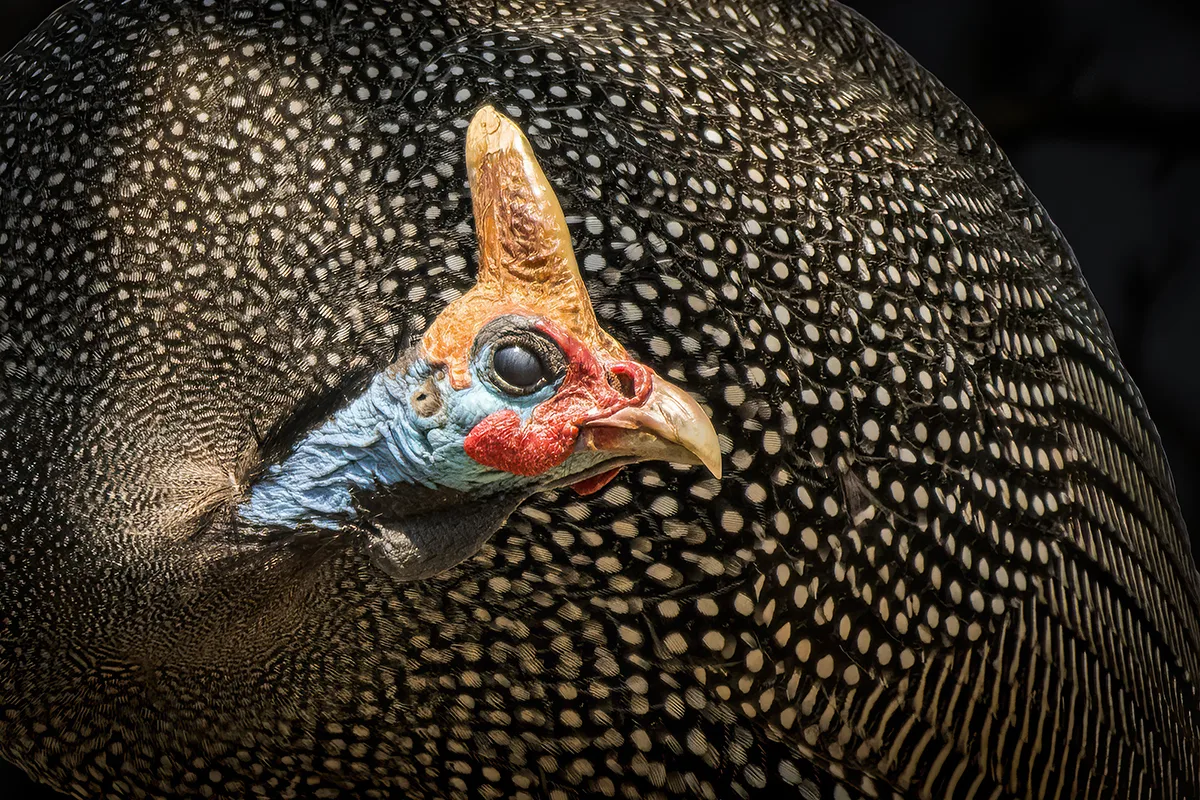
#> input picture images/guine.png, 1200 x 800 px
$ python freq_compress.py
#> lines starting #> are read from the running program, lines starting #| are printed output that depends on the picture
### freq_filter.py
import os
import numpy as np
from numpy.fft import fft2, fftshift, ifft2, ifftshift
from skimage import io, img_as_ubyte

def get_fourier_spectra(image, log = True, shift = True):

    # Aplica a FFT2D
    fft2_transform = fft2(image)

    if shift:
        # Faz o shift para F(0,0) ficar no centro
        fft2_transform = fftshift(fft2_transform)

    # Calcula magnitude e fase
    magnitude = np.abs(fft2_transform)
    phase = np.angle(fft2_transform)

    if log:
        # Aplica o log para possibilitar a visualização
        magnitude = np.log(1 + magnitude)

    return fft2_transform, magnitude, phase,


def reverse_fft(spec):
    """FFT 2-D reversa da centralização (retorna parte real)."""
    return np.real(ifft2(ifftshift(spec)))


# [38 lines left out: functions apply_mask, create_mask, not called in this run]


# [58 lines that do not run on import are left out]

### freq_compress.py
import numpy as np
import os
from freq_filter import get_fourier_spectra, reverse_fft
from skimage import io, img_as_ubyte, color
import matplotlib.pyplot as plt


def compress_image_freq(image, threshold):
    """Compressão no domínio da frequência"""
    # Aplica FFT
    img_transformed, magnitude, _ = get_fourier_spectra(image)
    # Pega a magnitude
    magnitude = np.abs(img_transformed)

    # Zera os coeficientes com magnitude menor que o limiar
    img_transformed[magnitude < threshold] = 0

    # Inverso para voltar pro espaço da imagem
    compressed_img = reverse_fft(img_transformed)

    return compressed_img

def save_histogram(data, filename):
    plt.figure()
    plt.hist(data, bins=256, range=(0, 255), color='black')
    plt.tight_layout()
    plt.savefig(filename, bbox_inches='tight', pad_inches=0)
    plt.close()


if __name__ == '__main__':
    output_dir = './output_t2'
    img_path = './images/guine.png'
    guine = io.imread(img_path)
#> guine is the input picture: shape (800, 1200, 3); mean R, G, B 63, 54.4, 43.2
    gray_guine = color.rgb2gray(guine)
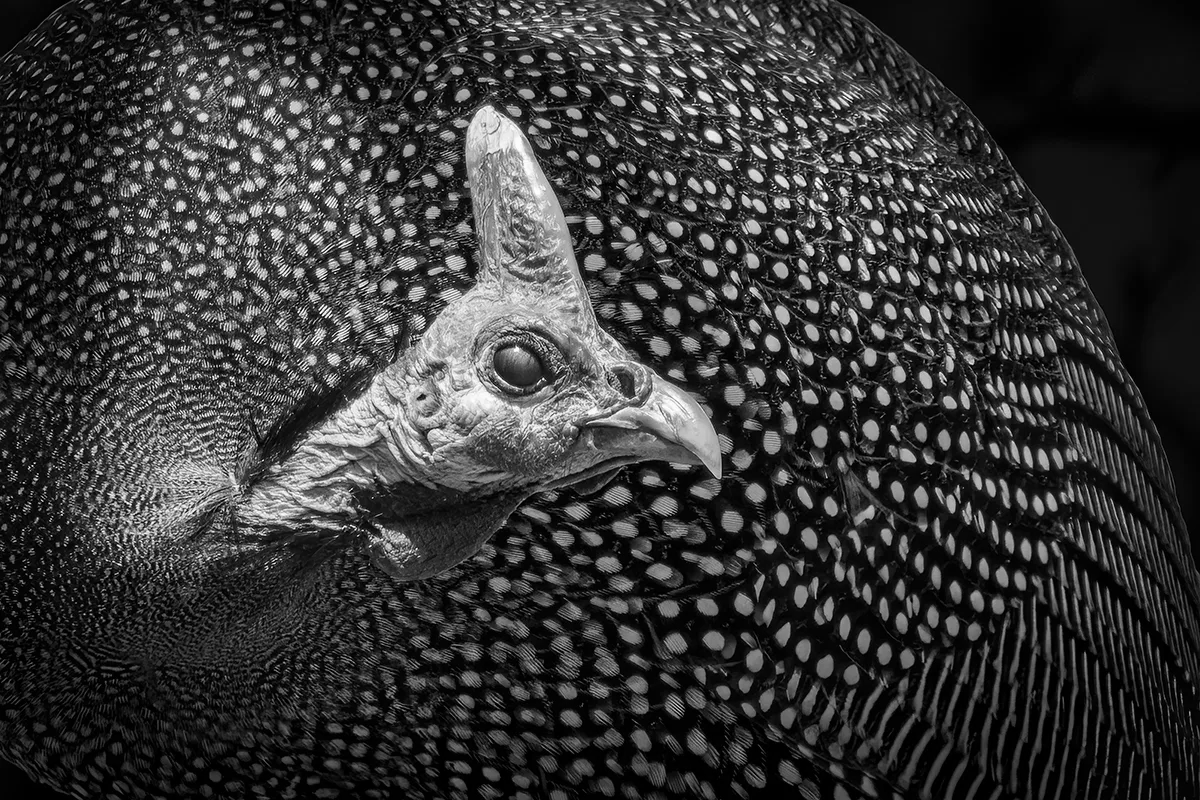
#> gray_guine: shape (800, 1200) float64; min 0, max 1, mean 0.217
    threshold = 1000
    compressed_guine = compress_image_freq(gray_guine, threshold=threshold)
#> in get_fourier_spectra, `phase = np.angle(fft2_transform)`:
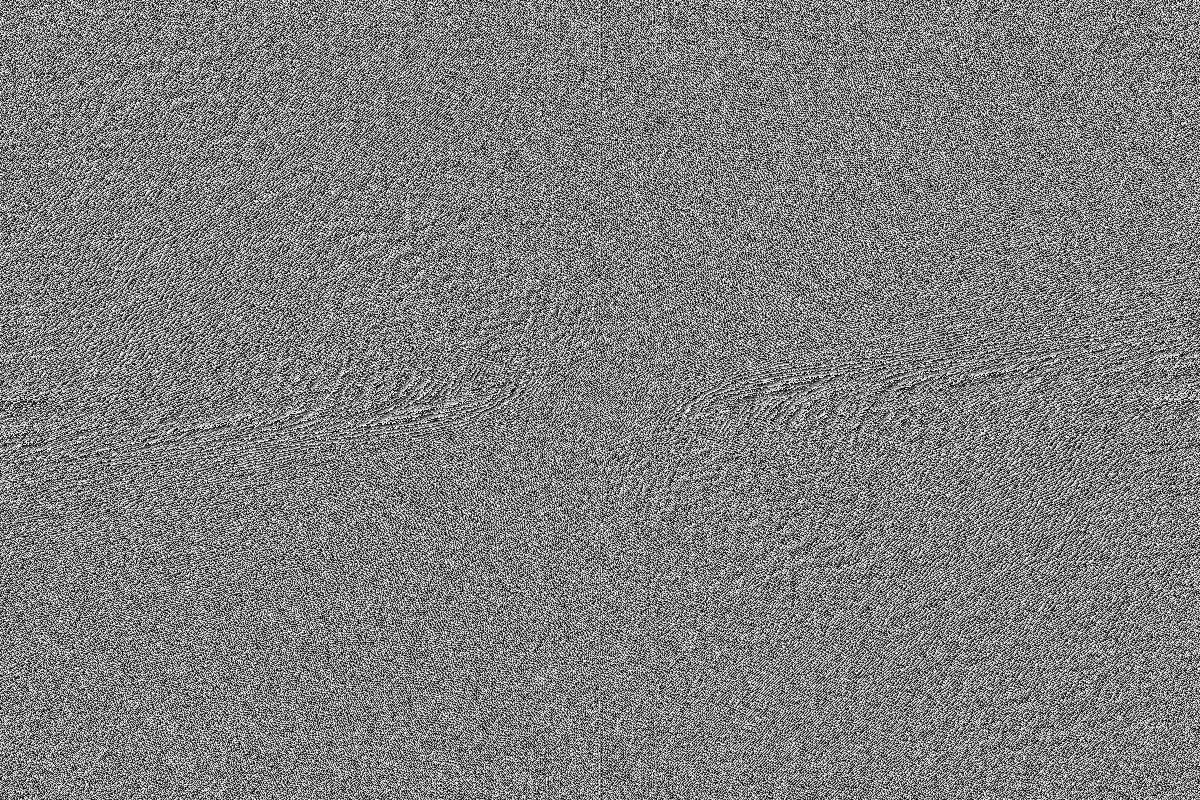
#> phase: shape (800, 1200) float64; min -3.14, max 3.14, mean -7.84e-18; drawn with min black and max white
#> in get_fourier_spectra, `magnitude = np.log(1 + magnitude)`:
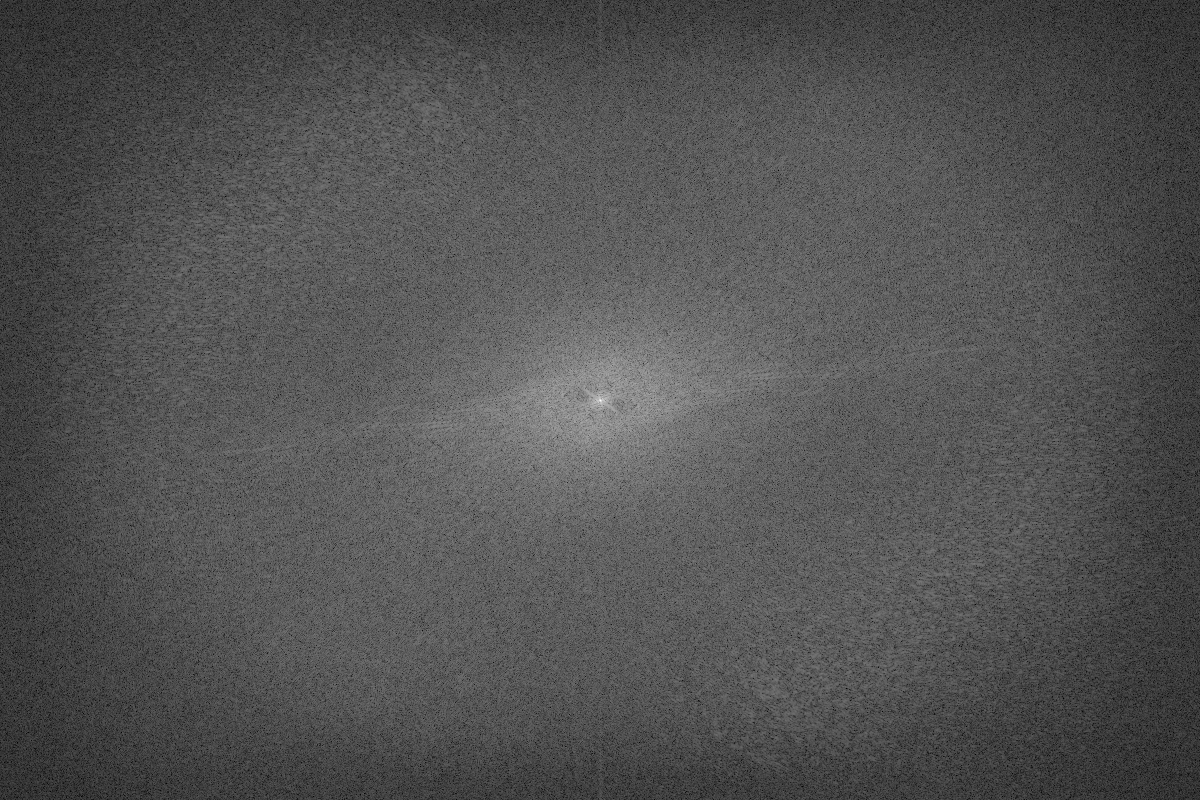
#> magnitude: shape (800, 1200) float64; min 0.0967, max 12.25, mean 4.04; drawn with min black and max white
#> in reverse_fft, `return np.real(ifft2(ifftshift(spec)))`:
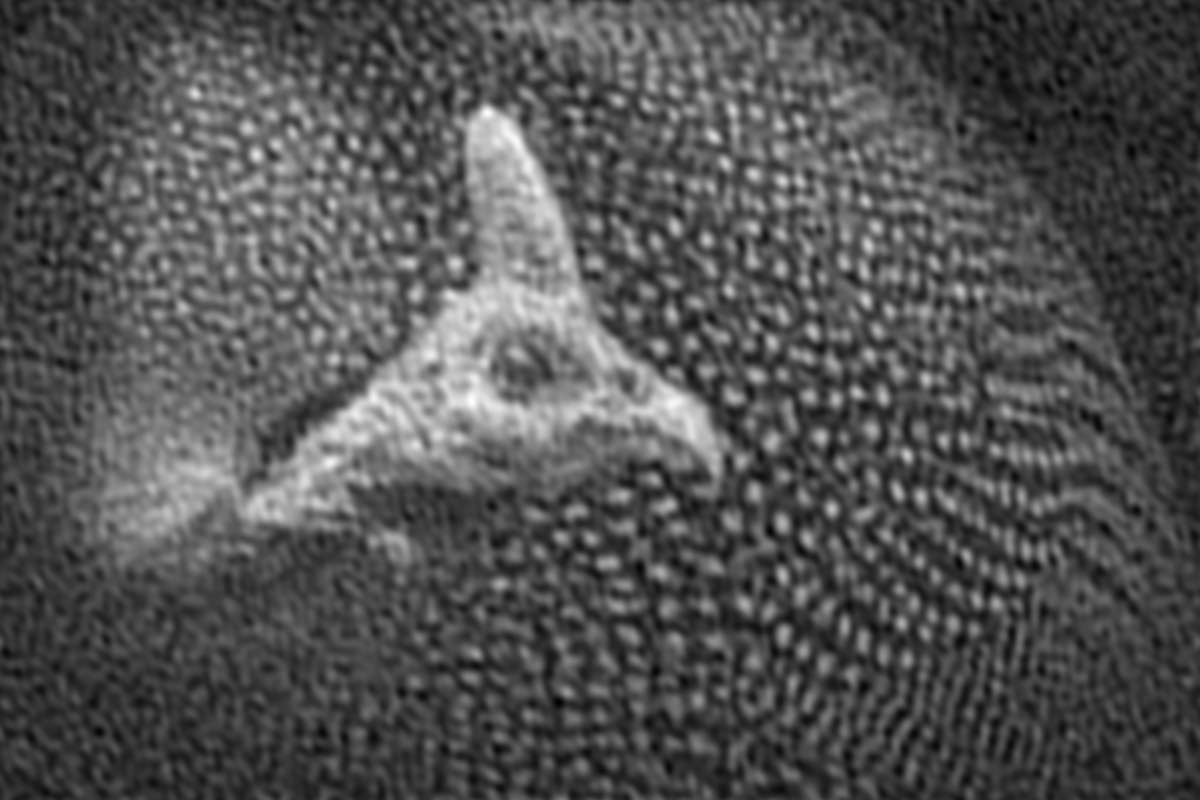
#> returned value: shape (800, 1200) float64; min -0.17, max 1.03, mean 0.217; drawn with min black and max white
    # Normaliza para [0,1]
    compressed_guine = compressed_guine - compressed_guine.min()
    compressed_guine = compressed_guine / compressed_guine.max()

    # Histogramas
    original_histogram = gray_guine.ravel()
    compressed_histogram = compressed_guine.ravel()
    io.imsave(f'{output_dir}/compressed_image_{threshold}.png', img_as_ubyte(compressed_guine))
    # Ajusta a escala para o histograma
    gray_guine = gray_guine * 255
    compressed_guine = compressed_guine * 255
    save_histogram(gray_guine.ravel(), f'{output_dir}/histograma_original.png')
    save_histogram(compressed_guine.ravel(), f'{output_dir}/histograma_comprimido_{threshold}.png')
#> in save_histogram (call 2), `plt.savefig(filename, bbox_inches='tight', pad_inches=0)`:
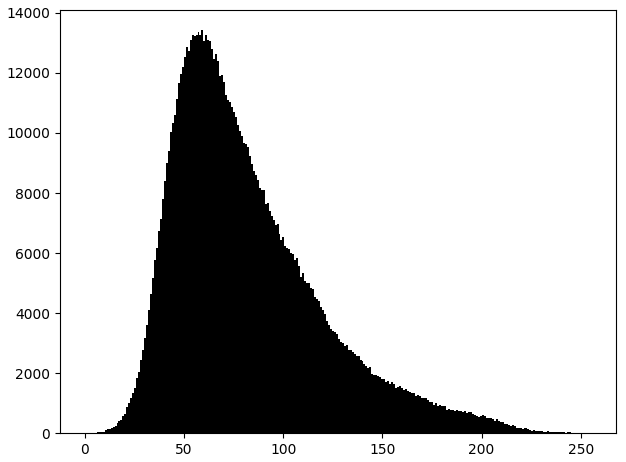
#> figure drawn by matplotlib, 1 panel; tallest bar 13427 high, from x = 58.77 to 59.77

    # Calcula tamanhos
    original_size_kb = os.path.getsize(img_path) / 1024
    compressed_size_kb = os.path.getsize(f'{output_dir}/compressed_image_{threshold}.png') / 1024

    # Calcula compressão percentual
    compression_ratio = 100 * (1 - compressed_size_kb / original_size_kb)
    # Print final
    print(f"Original size: {original_size_kb:.2f} KB")
    print(f"Compressed image size: {compressed_size_kb:.2f} KB")
    print(f"Compression ratio: {compression_ratio:.2f}%")

$ run again, with images/SILVER_Jules-Oldroyd_She-who-dares.png copied over images/guine.png
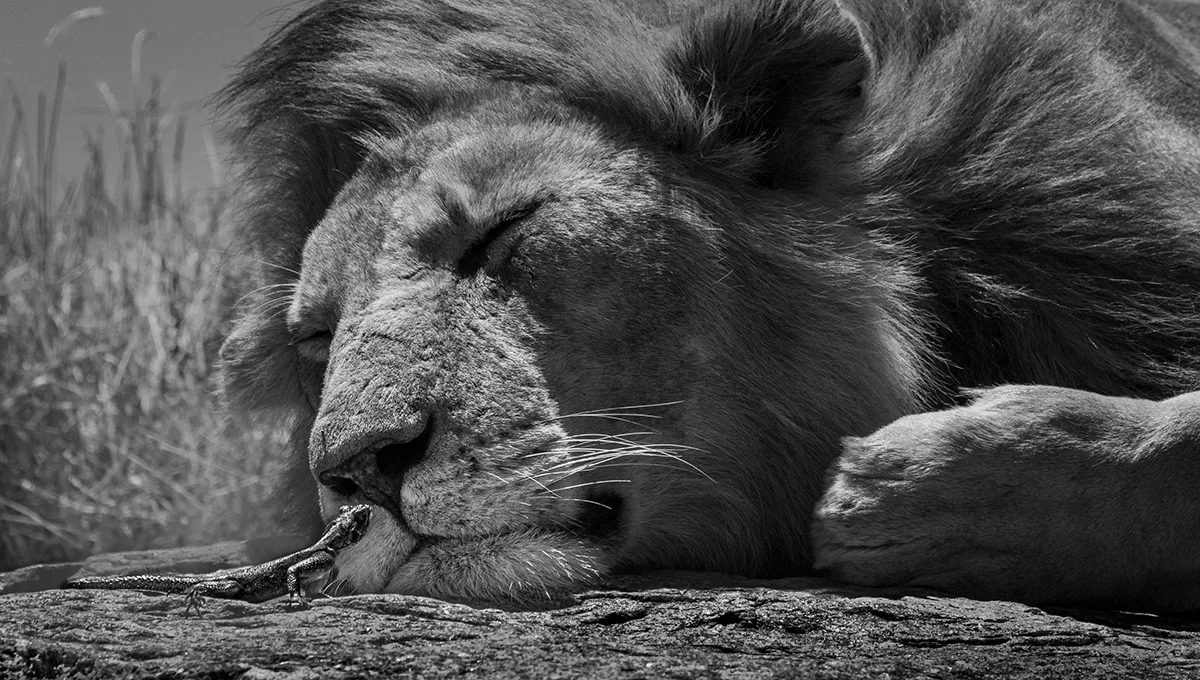
#> input picture images/SILVER_Jules-Oldroyd_She-who-dares.png, 1200 x 680 px
#> guine is the input picture: shape (680, 1200, 3); mean R, G, B 79.2, 79.2, 79.2
#> in get_fourier_spectra, `magnitude = np.log(1 + magnitude)`:
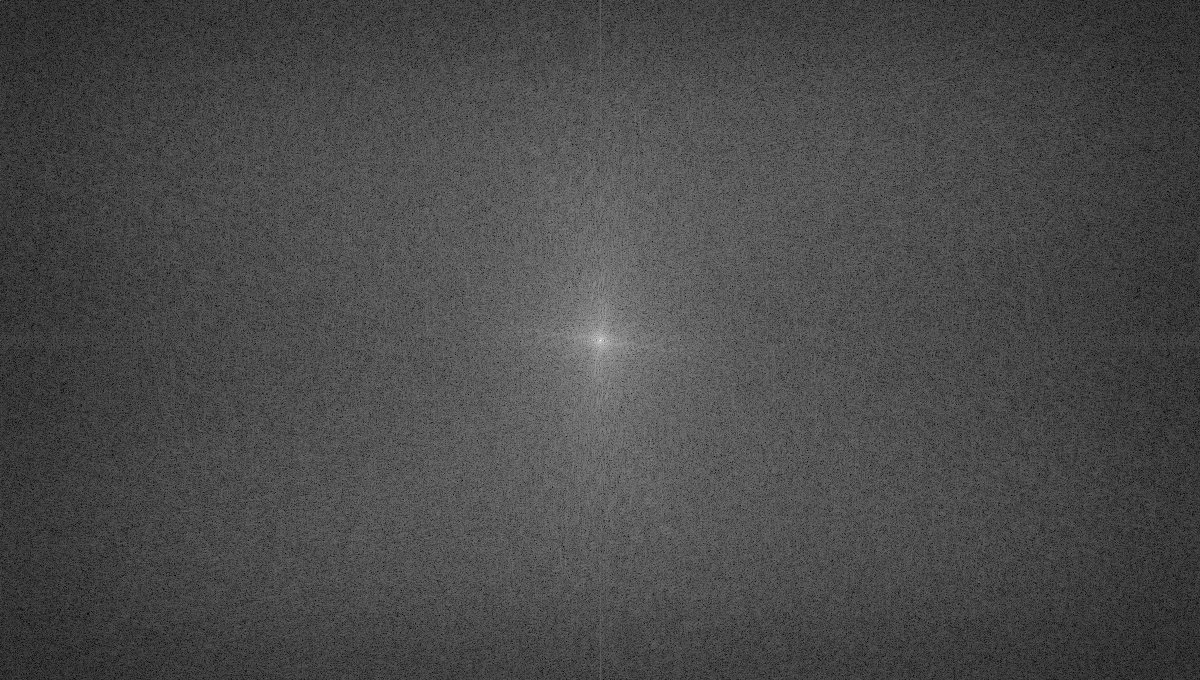
#> magnitude: shape (680, 1200) float64; min 0.0509, max 12.44, mean 3.67; drawn with min black and max white
#> in save_histogram (call 2), `plt.savefig(filename, bbox_inches='tight', pad_inches=0)`:
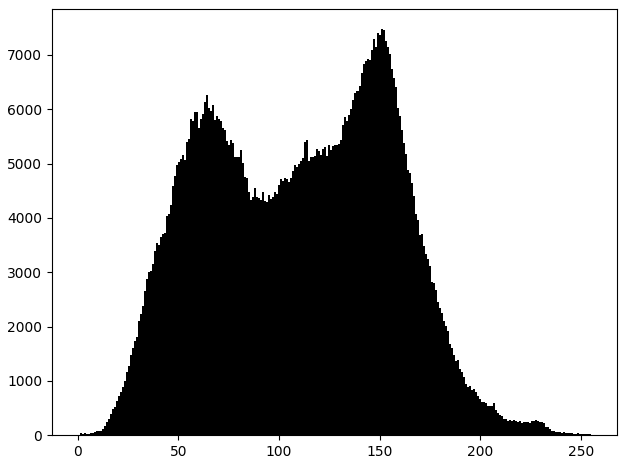
#> figure drawn by matplotlib, 1 panel; tallest bar 7472 high, from x = 150.4 to 151.4
